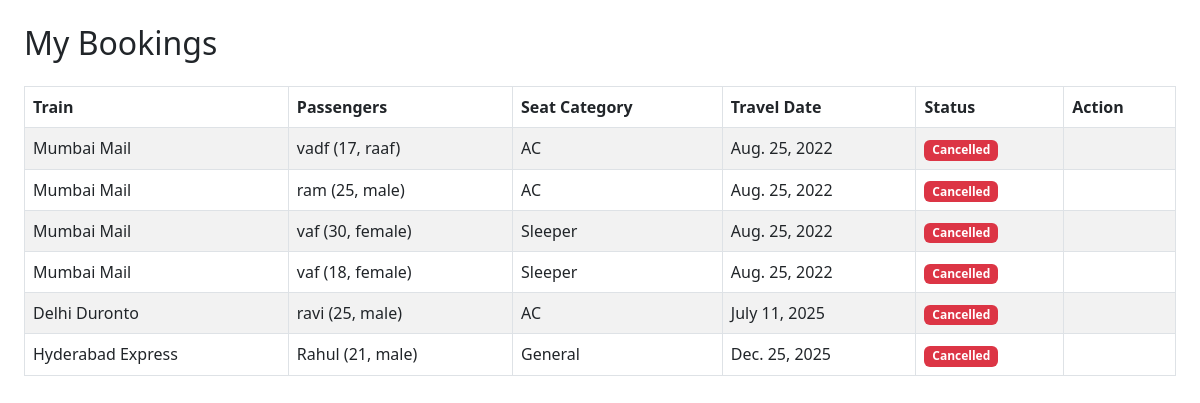
Before: /my_bookings/ (signed in) with the older database file.
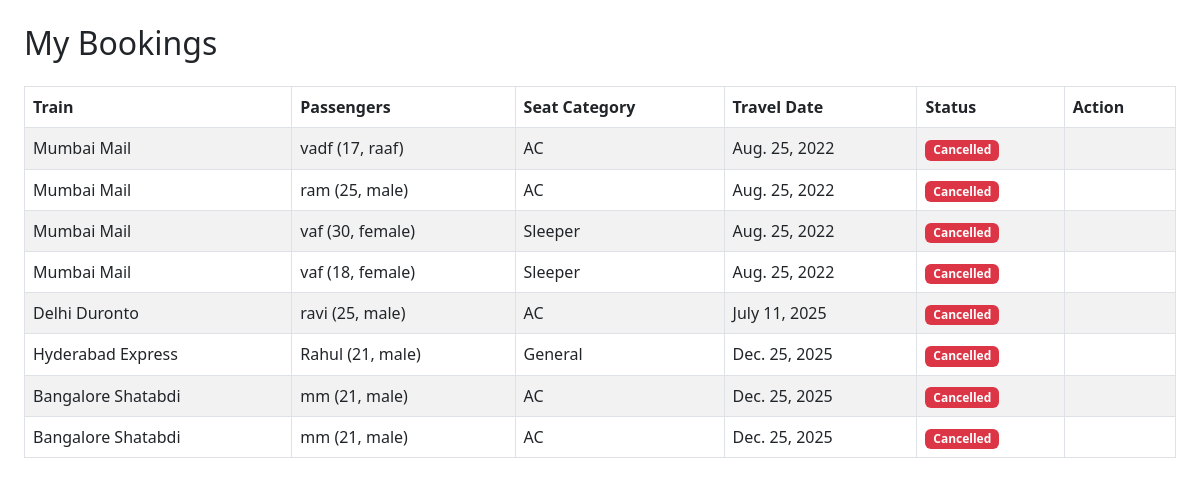
After: the same page with the newer database file.
### booking/models.py (models this page shows, shortened)
class Booking(models.Model):
    user = models.ForeignKey(User, on_delete=models.CASCADE)
    train = models.ForeignKey(Train, on_delete=models.CASCADE)
    seat_category = models.ForeignKey(SeatCategory, on_delete=models.CASCADE)
    travel_date = models.DateField(null=True)
    booking_date = models.DateField(auto_now_add=True)
    status = models.CharField(max_length=20, default='Pending')

class Train(models.Model):
    name = models.CharField(max_length=100)
    number = models.CharField(max_length=10)
    source = models.CharField(max_length=100)
    destination = models.CharField(max_length=100)
    departure_time = models.TimeField()
    arrival_time = models.TimeField()

class Passenger(models.Model):
    booking = models.ForeignKey('Booking', on_delete=models.CASCADE, related_name='passengers')
    name = models.CharField(max_length=50)
    age = models.IntegerField()
    gender = models.CharField(max_length=10)

class SeatCategory(models.Model):
    train = models.ForeignKey(Train, on_delete=models.CASCADE)
    category_name = models.CharField(max_length=50)
    total_seats = models.IntegerField()
    available_seats = models.IntegerField()

### booking/views.py (the view)
# urls.py: path('my_bookings/', views.my_bookings, name='my_bookings'),
@login_required
def my_bookings(request):
    bookings = Booking.objects.filter(user=request.user)
    return render(request, 'my_bookings.html', {'bookings': bookings})

### booking/templates/my_bookings.html (shortened to what this page needs)
<!DOCTYPE html>
<html>
<head>
  <link href="https://cdn.jsdelivr.net/npm/bootstrap@5.3.0/dist/css/bootstrap.min.css" rel="stylesheet">
  <link rel="stylesheet" href="https://cdnjs.cloudflare.com/ajax/libs/animate.css/4.1.1/animate.min.css"/>
</head>
<body class="p-4">
  <h2 class="mb-4">My Bookings</h2>
  <table class="table table-bordered table-striped">
    <thead>
      <tr>
        <th>Train</th>
        <th>Passengers</th>
        <th>Seat Category</th>
        <th>Travel Date</th>
        <th>Status</th>
        <th>Action</th>
      </tr>
    </thead>
    <tbody>
      {% for b in bookings %}
      <tr>
        <td>{{ b.train.name }}</td>
        <td>
          {% for p in b.passengers.all %}
            {{ p.name }} ({{ p.age }}, {{ p.gender }})<br>
          {% endfor %}
        </td>
        <td>{{ b.seat_category.category_name }}</td>
        <td>{{ b.travel_date }}</td>
        <td>
          {% if b.status == 'Paid' %}
            <span class="badge bg-success">{{ b.status }}</span>
          {% elif b.status == 'Confirmed' %}
            <span class="badge bg-primary">{{ b.status }}</span>
          {% elif b.status == 'Cancelled' %}
            <span class="badge bg-danger">{{ b.status }}</span>
          {% else %}
            {{ b.status }}
          {% endif %}
        </td>
        <td>
        </td>
      </tr>
      {% empty %}
      <tr>
        <td colspan="6">No bookings found.</td>
      </tr>
      {% endfor %}
    </tbody>
  </table>
</body>
</html>

Changed rows visible on the page:
added Booking: train.name "Bangalore Shatabdi", seat_category.category_name "AC", travel_date "Dec. 25, 2025", status "Cancelled"
added Passenger: name "mm", age "21", gender "male", shown under "Bangalore Shatabdi"
added Booking: train.name "Bangalore Shatabdi", seat_category.category_name "AC", travel_date "Dec. 25, 2025", status "Cancelled"
added Passenger: name "mm", age "21", gender "male", shown under "Bangalore Shatabdi"
